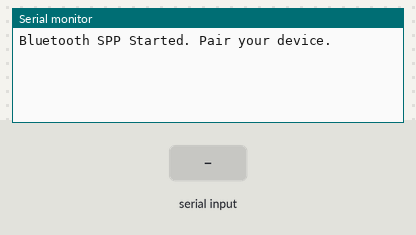
The sketch below on a simulated ESP32. Parts: the last lines printed to the serial monitor. The test bench sets the inputs (shaded band). Nothing arrives over Bluetooth unless stated.

Above: at 1.2 s.
1.3 s: "1\n" received over Serial
At 2.2 s:
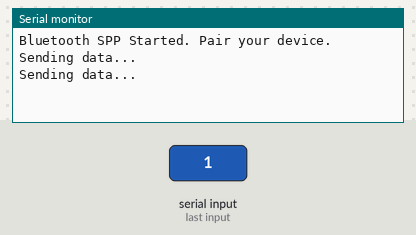
2.8 s: "1\n" received over the second serial link
At 3.3 s:
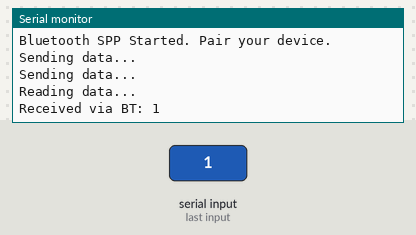
4.3 s: "0\n" received over the second serial link
At 5.7 s:
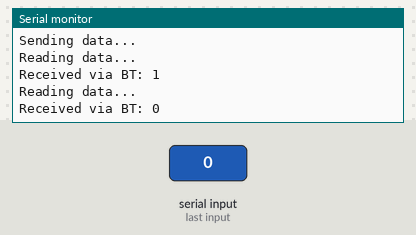

The sketch:

bluetooth_test.ino
```cpp
/*
 * The purpose of this test is to demonstrate the use of Bluetooth communication
 * between the user laptop and the ESP32 board for completion of Milestone 1.
 *
 * Author: CKG
 */

#include "BluetoothSerial.h"

BluetoothSerial SerialBT;

#define SERIAL_BAUD 115200


void setup() {
  // put your setup code here, to run once:
  Serial.begin(SERIAL_BAUD);
  SerialBT.begin("CurrentHogs_ESP32_SPP_Device");       // This is the Bluetooth device name
  Serial.println("Bluetooth SPP Started. Pair your device.");

}

void loop() {
  // Receive data from the laptop via Bluetooth
  if (SerialBT.available()) {
    Serial.println("Reading data...");
    String incoming = SerialBT.readStringUntil('\n');
    Serial.println("Received via BT: " + incoming);
    // Optional: Echo back to laptop
    SerialBT.println("Echo: " + incoming);
  }

  // Send data from Serial Monitor to Bluetooth
  if (Serial.available()) {
    Serial.println("Sending data...");
    SerialBT.write(Serial.read());
  }

}

/*
 * Power up the ESP32 (with the code above).
Open your Bluetooth settings on your laptop.
Search for new devices → You should see "ESP32_SPP_Device".
Pair it (PIN might be 1234 or 0000 if it asks).
After pairing, a Bluetooth Serial Port (COM port) will be assigned:
Windows: Check Device Manager > Ports (COM & LPT)
 */
```

Measured:
- after the input at 1.3 s, the serial monitor: prints a new line at once (image 1)
- after the input at 2.8 s, the serial monitor: prints a new line at once (image 2)
- after the input at 4.3 s, the serial monitor: prints a new line at once (image 3)
